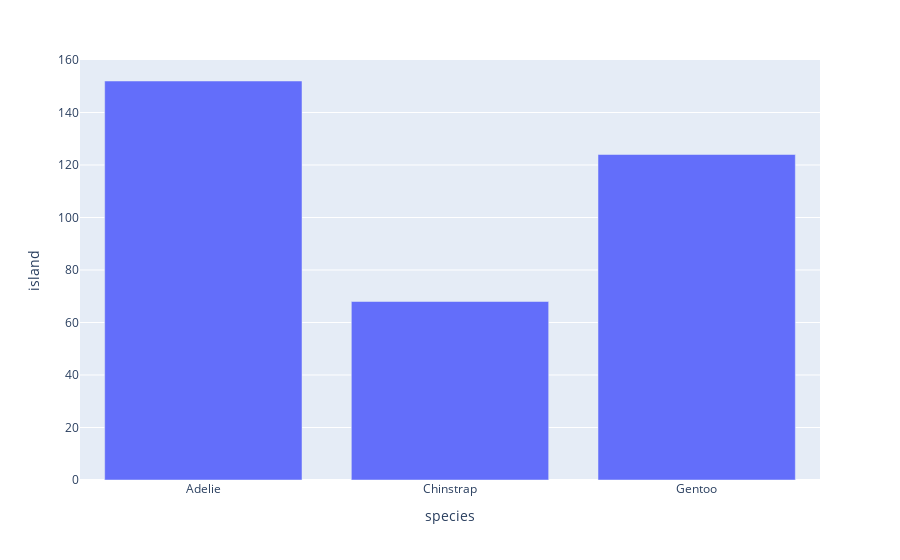

Notebook cell for this chart:
### Code cell
px.bar(data_frame=penguins.groupby('species', as_index=False).count(), x='species', y='island')

### Figure 1 — Plotly figure (JSON) as saved in the notebook; plotly's stock layout.template omitted (floating-point values rounded to 4 significant figures)
{"data": [{"alignmentgroup": "True", "hovertemplate": "species=%{x}<br>island=%{y}<extra></extra>", "legendgroup": "", "marker": {"color": "#636efa", "pattern": {"shape": ""}}, "name": "", "offsetgroup": "", "orientation": "v", "showlegend": false, "textposition": "auto", "type": "bar", "x": ["Adelie", "Chinstrap", "Gentoo"], "xaxis": "x", "y": [152, 68, 124], "yaxis": "y"}], "layout": {"barmode": "relative", "legend": {"tracegroupgap": 0}, "margin": {"t": 60}, "xaxis": {"anchor": "y", "domain": [0, 1], "title": {"text": "species"}}, "yaxis": {"anchor": "x", "domain": [0, 1], "title": {"text": "island"}}}}
